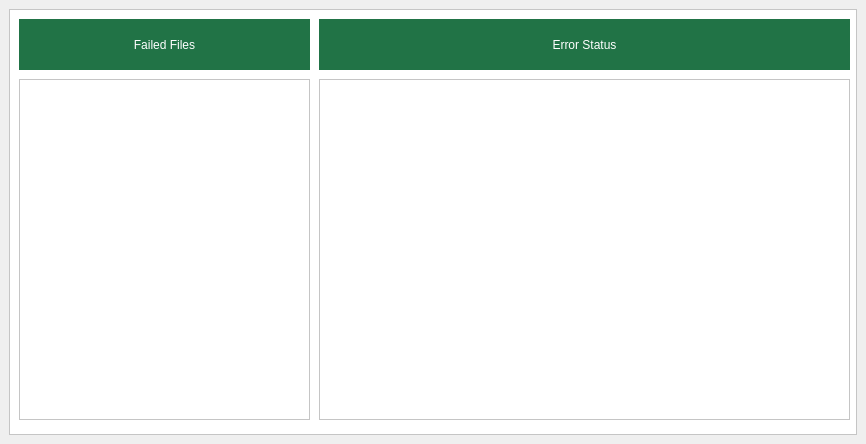
<?xml version="1.0" encoding="UTF-8"?>
<ui version="4.0">
 <class>MainWindow</class>
 <widget class="QMainWindow" name="MainWindow">
  <property name="geometry">
   <rect>
    <x>0</x>
    <y>0</y>
    <width>866</width>
    <height>444</height>
   </rect>
  </property>
  <property name="windowTitle">
   <string>Failed Files</string>
  </property>
  <widget class="QWidget" name="centralwidget">
   <layout class="QVBoxLayout" name="verticalLayout">
    <item>
     <widget class="QFrame" name="frame">
      <property name="styleSheet">
       <string notr="true">QFrame{
	background-color: rgb(255, 255, 255);
}</string>
      </property>
      <property name="frameShape">
       <enum>QFrame::StyledPanel</enum>
      </property>
      <property name="frameShadow">
       <enum>QFrame::Raised</enum>
      </property>
      <widget class="QLabel" name="failed_file_label">
       <property name="geometry">
        <rect>
         <x>10</x>
         <y>10</y>
         <width>291</width>
         <height>51</height>
        </rect>
       </property>
       <property name="styleSheet">
        <string notr="true">QLabel {
	background-color: rgb(33, 115, 70);
	color: white;
	border-style: none;
	align: center;
	font: 550 22px &quot;Segoe UI&quot;;
}</string>
       </property>
       <property name="text">
        <string>Failed Files</string>
       </property>
       <property name="alignment">
        <set>Qt::AlignCenter</set>
       </property>
      </widget>
      <widget class="QLabel" name="error_status_label">
       <property name="geometry">
        <rect>
         <x>310</x>
         <y>10</y>
         <width>531</width>
         <height>51</height>
        </rect>
       </property>
       <property name="styleSheet">
        <string notr="true">QLabel {
	background-color: rgb(33, 115, 70);
	color: white;
	border-style: none;
	align: center;
	font: 550 22px &quot;Segoe UI&quot;;
}</string>
       </property>
       <property name="text">
        <string>Error Status</string>
       </property>
       <property name="alignment">
        <set>Qt::AlignCenter</set>
       </property>
      </widget>
      <widget class="QListWidget" name="failed_file_list">
       <property name="geometry">
        <rect>
         <x>10</x>
         <y>70</y>
         <width>291</width>
         <height>341</height>
        </rect>
       </property>
      </widget>
      <widget class="QListWidget" name="failed_file_status_list">
       <property name="geometry">
        <rect>
         <x>310</x>
         <y>70</y>
         <width>531</width>
         <height>341</height>
        </rect>
       </property>
      </widget>
     </widget>
    </item>
   </layout>
  </widget>
 </widget>
 <resources/>
 <connections/>
</ui>
